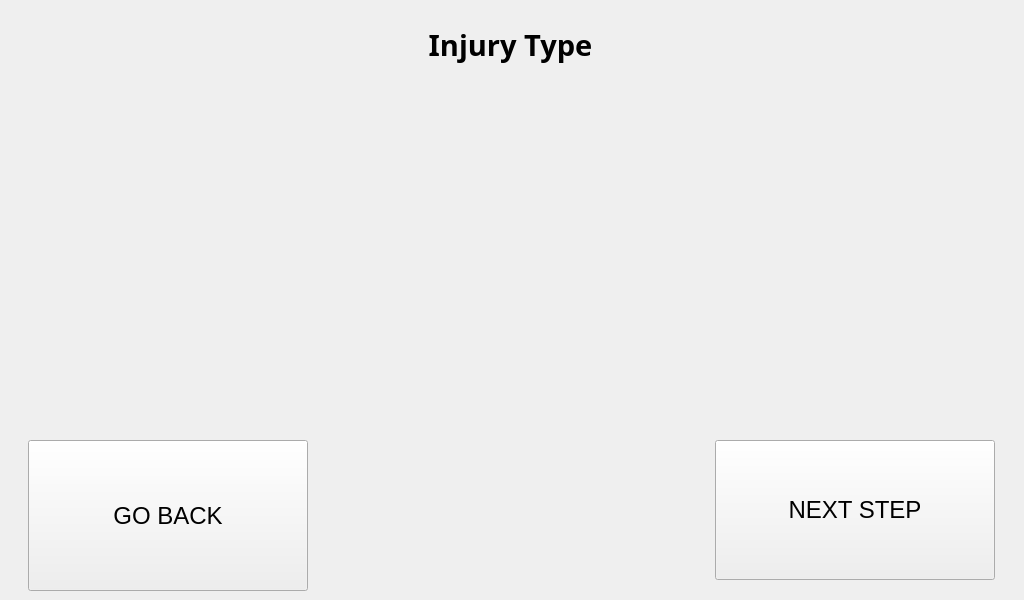
<?xml version="1.0" encoding="UTF-8"?>
<ui version="4.0">
 <class>step_1_window</class>
 <widget class="QMainWindow" name="step_1_window">
  <property name="geometry">
   <rect>
    <x>0</x>
    <y>0</y>
    <width>1024</width>
    <height>600</height>
   </rect>
  </property>
  <property name="minimumSize">
   <size>
    <width>1024</width>
    <height>600</height>
   </size>
  </property>
  <property name="maximumSize">
   <size>
    <width>1024</width>
    <height>600</height>
   </size>
  </property>
  <property name="windowTitle">
   <string>Step 1 Procedure</string>
  </property>
  <widget class="QWidget" name="centralwidget">
   <widget class="QLabel" name="title_step">
    <property name="geometry">
     <rect>
      <x>5</x>
      <y>10</y>
      <width>1011</width>
      <height>71</height>
     </rect>
    </property>
    <property name="font">
     <font>
      <family>Unispace</family>
      <pointsize>18</pointsize>
      <weight>75</weight>
      <bold>true</bold>
     </font>
    </property>
    <property name="text">
     <string>&lt;html&gt;&lt;head/&gt;&lt;body&gt;&lt;p&gt;&lt;span style=&quot; font-size:22pt;&quot;&gt;Injury Type&lt;/span&gt;&lt;/p&gt;&lt;/body&gt;&lt;/html&gt;</string>
    </property>
    <property name="alignment">
     <set>Qt::AlignCenter</set>
    </property>
   </widget>
   <widget class="QLabel" name="text_steps">
    <property name="geometry">
     <rect>
      <x>20</x>
      <y>320</y>
      <width>981</width>
      <height>121</height>
     </rect>
    </property>
    <property name="font">
     <font>
      <pointsize>14</pointsize>
     </font>
    </property>
    <property name="text">
     <string>&lt;html&gt;&lt;head/&gt;&lt;body&gt;&lt;p align=&quot;center&quot;&gt;&lt;br/&gt;&lt;/p&gt;&lt;/body&gt;&lt;/html&gt;</string>
    </property>
   </widget>
   <widget class="QLabel" name="gif_player_label">
    <property name="geometry">
     <rect>
      <x>330</x>
      <y>80</y>
      <width>360</width>
      <height>240</height>
     </rect>
    </property>
    <property name="minimumSize">
     <size>
      <width>360</width>
      <height>240</height>
     </size>
    </property>
    <property name="maximumSize">
     <size>
      <width>360</width>
      <height>240</height>
     </size>
    </property>
    <property name="font">
     <font>
      <family>Unispace</family>
      <pointsize>16</pointsize>
      <weight>75</weight>
      <bold>true</bold>
     </font>
    </property>
    <property name="lineWidth">
     <number>1</number>
    </property>
    <property name="text">
     <string/>
    </property>
    <property name="alignment">
     <set>Qt::AlignCenter</set>
    </property>
   </widget>
   <widget class="QPushButton" name="next_step_button">
    <property name="geometry">
     <rect>
      <x>715</x>
      <y>440</y>
      <width>280</width>
      <height>140</height>
     </rect>
    </property>
    <property name="minimumSize">
     <size>
      <width>280</width>
      <height>140</height>
     </size>
    </property>
    <property name="maximumSize">
     <size>
      <width>280</width>
      <height>140</height>
     </size>
    </property>
    <property name="font">
     <font>
      <pointsize>18</pointsize>
     </font>
    </property>
    <property name="cursor">
     <cursorShape>PointingHandCursor</cursorShape>
    </property>
    <property name="text">
     <string>NEXT STEP</string>
    </property>
   </widget>
   <widget class="QPushButton" name="go_back_button">
    <property name="geometry">
     <rect>
      <x>28</x>
      <y>440</y>
      <width>280</width>
      <height>151</height>
     </rect>
    </property>
    <property name="minimumSize">
     <size>
      <width>280</width>
      <height>0</height>
     </size>
    </property>
    <property name="maximumSize">
     <size>
      <width>280</width>
      <height>16777215</height>
     </size>
    </property>
    <property name="font">
     <font>
      <pointsize>18</pointsize>
     </font>
    </property>
    <property name="text">
     <string>GO BACK</string>
    </property>
   </widget>
  </widget>
 </widget>
 <resources/>
 <connections/>
</ui>
